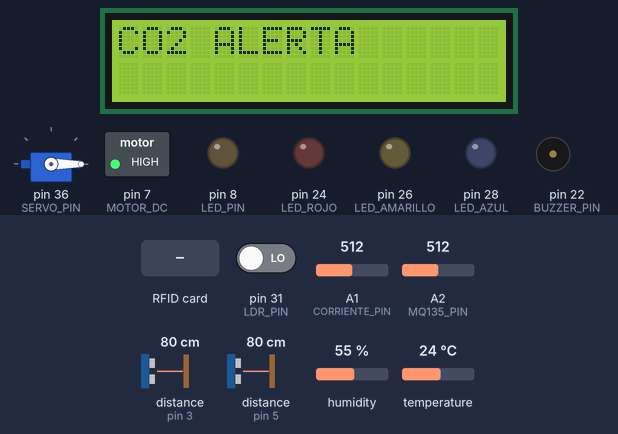
Simulated run of this sketch. Board: Arduino Mega 2560, built with avr-gcc and run on an emulated ATmega2560. On the bench: 16×2 character LCD, servo, switched loads named in the sketch (green lamp = pin HIGH), output pins drawn as LEDs (lit = HIGH), buzzer (waves = sounding, pin HIGH). Wiring (inferred from the names in the program): 2 × ultrasonic range finder: trigger pin 2, echo pin 3 / trigger pin 4, echo pin 5. Inputs (shaded band) come from the test bench; at power-on: A2 (MQ135_PIN) = 512, humidity 55 %, temperature 24 °C, pin 31 (LDR_PIN) LOW, A1 (CORRIENTE_PIN) = 512, distance to the obstacle (sensors on pin 3, pin 5) 80 cm. The echo pulse lasts 58.3 µs per cm; pins used as bus, display or sensor lines are not drawn; what the sketch prints to the serial monitor is not drawn.

Above: at 1.4 s.
1.5 s: RFID card 52 32 03 1C held to the reader
At 2.7 s:
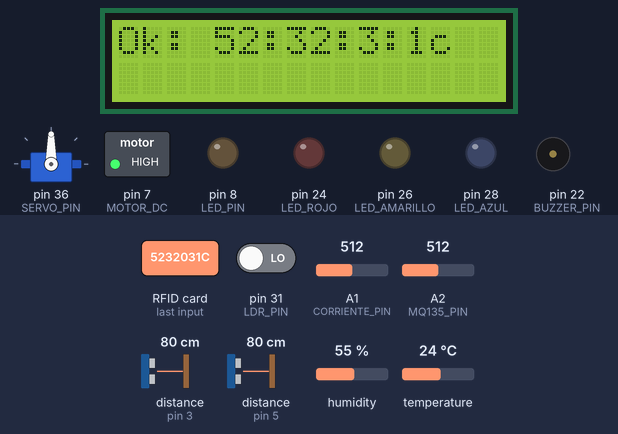
7.6 s: A2 (MQ135_PIN) set to 416
13.7 s: A2 (MQ135_PIN) set to 393
At 14.04 s:
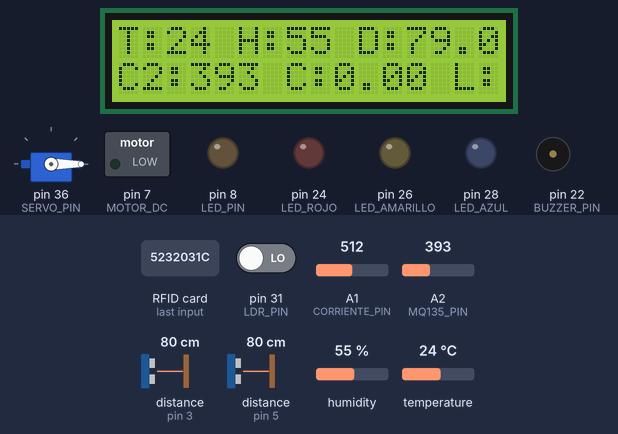
15.8 s: humidity set to 31 %
At 18.11 s:
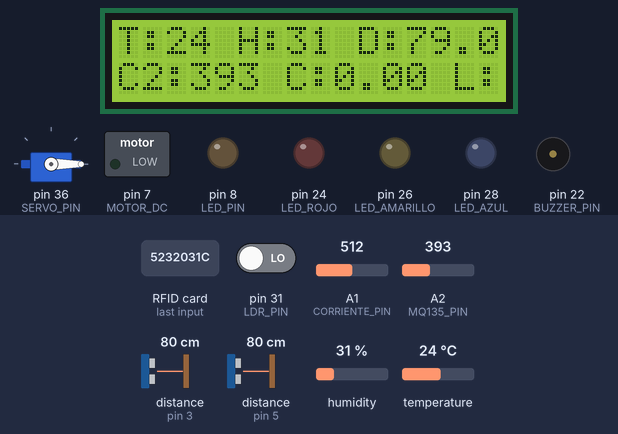
19.3 s: humidity set to 28 %
At 20.3 s:
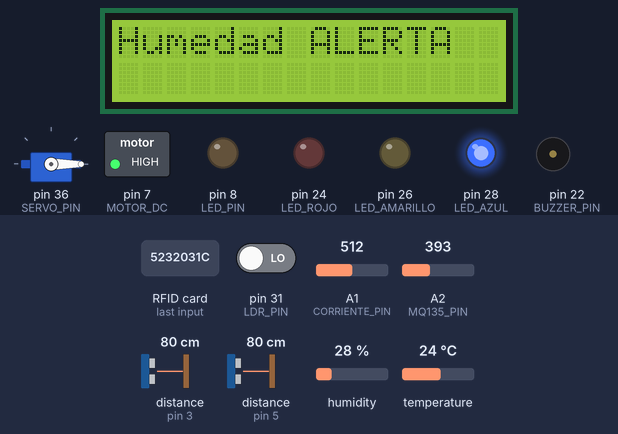
21.3 s: temperature set to 19 °C
24.1 s: temperature set to 16 °C
At 27.4 s:
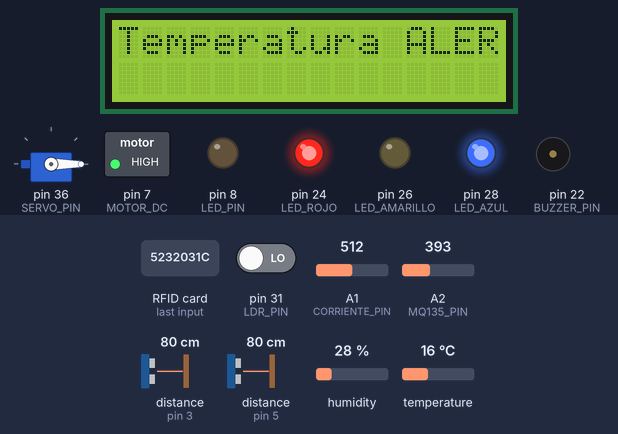
Timing chart, 0 to 28.5 s (numbered marks = the images above; inputs shaded):
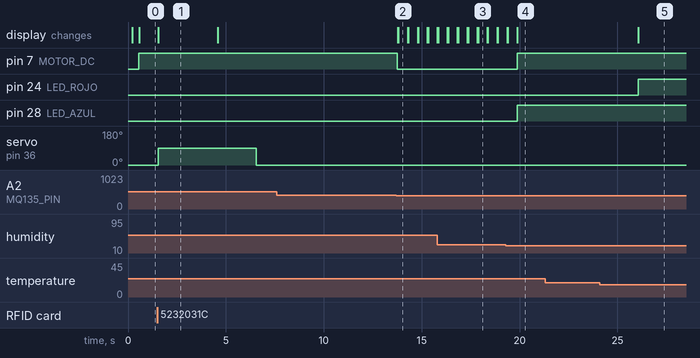

Measured:
- the behaviour switches between 401 and 400 on A2 (MQ135_PIN) (found by bisection; images 1 and 2)
- the behaviour switches between 30 and 29 % on humidity (found by bisection; images 3 and 4)
- the behaviour switches between 18 and 17 °C on temperature (found by bisection; images 4 and 5)
- after the input at 1.5 s, servo on pin 36 (SERVO_PIN): 0° → 90° at once, → 0° 5.0 s later; the display: changes after 0.06 s (image 1)
- after the input at 7.6 s, every drawn part: stays the same
- after the input at 13.7 s, pin 7 (MOTOR_DC): HIGH → LOW after 0.06 s; the display: first changes after 0.07 s (image 2 shows a later state)
- after the input at 15.8 s, the display: first differs from a run without the input after 2.1 s (image 3)
- after the input at 19.3 s, pin 7 (MOTOR_DC), pin 28 (LED_AZUL): LOW → HIGH after 0.59 s; the display: first differs from a run without the input after 0.59 s (image 4)
- after the input at 21.3 s, every drawn part: stays the same
- after the input at 24.1 s, pin 24 (LED_ROJO): LOW → HIGH after 2.0 s; the display: changes after 2.0 s (image 5)

The sketch:

Proyecto_fase2_arqui2.ino
```cpp
#include <DHT.h>
#include <DHT_U.h>
#include <LiquidCrystal_I2C.h>
#include <SPI.h>
#include <MFRC522.h>
#include <Servo.h>

LiquidCrystal_I2C lcd(0x27, 16, 2);

float sensibilidad = 0.666;

// Pines de sensores
// Ultrasonicos
#define TRIG_PIN 2
#define ECHO_PIN 3
#define TRIG_PIN_ENTRADA 4
#define ECHO_PIN_ENTRADA 5

// Temperatura
#define DHTPIN 6
#define DHTTYPE DHT11
#define MOTOR_DC 7

// Luz
#define LDR_PIN 31  // Pin de sensor de luz
#define LED_PIN 8   // Pin iluminación

// RFID
#define SDA_PIN 53  // SDA (SS)
#define RST_PIN 48  // RST

/*
Se deben de conectar los pines de la siguiente manera: TODOS excepto el pin IRQ
SDA (SS) -> 53
SCK -> 52
MOSI -> 51
MISO -> 50
IRQ -> No conectar
GND -> GND
RST -> 48
3.3V -> 3.3V
*/

// Corriente
#define CORRIENTE_PIN A1
#define BUZZER_PIN 22

// Sensor de calidad de aire
#define MQ135_PIN A2

// LEDS de alerta
#define LED_ROJO 24      // Rojo
#define LED_AMARILLO 26  // Amarillo
#define LED_AZUL 28      // Azul

// Servo
#define SERVO_PIN 36

// Instancias de los objetos
MFRC522 rfid(SDA_PIN, RST_PIN);
DHT dht(DHTPIN, DHTTYPE);
Servo servo;

// Información usuarios autorizados
byte UsuariosAutorizados[][4] = {
  { 0x52, 0x32, 0x03, 0x1C },
  { 0x25, 0xDC, 0x2E, 0x02 }
};

#define NUM_USERS sizeof(UsuariosAutorizados) / sizeof(UsuariosAutorizados[0])

// Tiempos de actualización
unsigned long ultimaActualizacionLCD = 0;
unsigned long ultimaActualizacionSerial = 0;
unsigned long tiempoAlerta = 0;
bool alertaActiva = false;
unsigned long servoTime = 0;
bool servoCerrado = true;

void setup() {
  Serial.begin(9600);
  dht.begin();
  lcd.init();
  delay(100);
  lcd.backlight();
  lcd.clear();
  lcd.setCursor(0, 0);
  lcd.print("Bienvenidos");

  // Configuración de pines
  pinMode(TRIG_PIN, OUTPUT);
  pinMode(ECHO_PIN, INPUT);
  pinMode(TRIG_PIN_ENTRADA, OUTPUT);
  pinMode(ECHO_PIN_ENTRADA, INPUT);
  pinMode(MOTOR_DC, OUTPUT);
  pinMode(LED_PIN, OUTPUT);
  pinMode(BUZZER_PIN, OUTPUT);
  pinMode(LED_ROJO, OUTPUT);
  pinMode(LED_AMARILLO, OUTPUT);
  pinMode(LED_AZUL, OUTPUT);
  pinMode(LDR_PIN, INPUT);

  // Inicialización de RFID
  SPI.begin();
  rfid.PCD_Init();

  // Inicialización de servo
  servo.attach(SERVO_PIN);
  servo.write(0);
}

void loop() {
  verificarRFID();
  verificarServo();

  // Enviar datos por Serial cada 0.5s
  if (millis() - ultimaActualizacionSerial >= 500) {
    ultimaActualizacionSerial = millis();
    enviarDatosSerial();
  }

  if (alertaActiva) {
    if (millis() - tiempoAlerta >= 3000) {  // Prioridad de 3s a alertas
      alertaActiva = false;
    }
  } else if (millis() - ultimaActualizacionLCD >= 500) {
    ultimaActualizacionLCD = millis();
    mostrarValoresTiempoReal();
  }
}

void verificarRFID() {
  if (servoCerrado) {
    if (rfid.PICC_IsNewCardPresent()) {
      if (rfid.PICC_ReadCardSerial()) {
        byte uid[4];
        String codigoTarjeta = "";

        for (byte i = 0; i < 4; i++) {
          uid[i] = rfid.uid.uidByte[i];
          codigoTarjeta += String(uid[i], HEX);  // Convertir a hexadecimal
          if (i < 3) codigoTarjeta += ":";       // Separador entre bytes
        }

        if (esUsuarioAutorizado(uid)) {
          servoCerrado = false;
          servoTime = millis();
          servo.write(90);
          mostrarAlerta("Ok: " + codigoTarjeta);
        } else {
          mostrarAlerta("Acceso denegado");
        }
      }
    }
  }
}

bool esUsuarioAutorizado(byte *uid) {
  //Comparar le uid leido con los usuarios autorizados
  for (int i = 0; i < NUM_USERS; i++) {
    if (memcmp(uid, UsuariosAutorizados[i], 4) == 0) {
      return true;
    }
  }
  return false;
}

void verificarServo() {
  if (!servoCerrado && millis() - servoTime >= 5000) {
    float distancia = obtenerDistanciaEntrada();
    if (distancia > 6) {
      servoCerrado = true;
      servo.write(0);
    } else {
      servoTime = millis();
      mostrarAlerta("Despeje la entrada");
    }
  }
}


void enviarDatosSerial() {
  float distancia = obtenerDistancia();
  int calidadAire = analogRead(MQ135_PIN);
  calidadAire = calcularCo2(calidadAire);
  int luz = !digitalRead(LDR_PIN);
  float humedad = dht.readHumidity();
  float temperatura = dht.readTemperature();
  float corriente = obtener_corriente();
  float dista = obtenerDistanciaEntrada();
  int puerta = 0;

  //Devolvemos 1 si la puerta esta abierta y 0 si esta cerrada
  if (servoCerrado) {
    puerta = 0;
  } else {
    puerta = 1;
  }


  Serial.println(String(temperatura) + "," + String(humedad) + "," + String(distancia) + "," + String(luz) + "," + String(calidadAire) + "," + String(corriente) + "," + String(dista) + "," + String(puerta));
}

float obtener_corriente() {
  int lectura = analogRead(CORRIENTE_PIN);
  float voltajeSensor = lectura * (5.0 / 1023.0);
  return (voltajeSensor - 2.5) / sensibilidad;
}

float calcularCo2(int valorADC) {
  return valorADC;
}

void mostrarValoresTiempoReal() {
  float distancia = obtenerDistancia();
  int calidadAire = analogRead(MQ135_PIN);
  calidadAire = calcularCo2(calidadAire);
  int luz = !digitalRead(LDR_PIN);
  float humedad = dht.readHumidity();
  float temperatura = dht.readTemperature();
  float corriente = obtener_corriente();

  if (isnan(humedad) || isnan(temperatura)) {
    mostrarAlerta("DHT11 Error");
    return;
  }

  manejarAlertas(temperatura, humedad, corriente);

  if (!alertaActiva) {
    lcd.clear();
    lcd.setCursor(0, 0);
    lcd.print("T:" + String(temperatura, 0) + " H:" + String(humedad, 0) + " D:" + String(obtenerDistancia(), 1));
    lcd.setCursor(0, 1);
    lcd.print("C2:" + String(calidadAire) + " C:" + String(corriente) + " L:" + String(luz));
  }
}

void mostrarAlerta(String mensaje) {
  lcd.clear();
  lcd.setCursor(0, 0);
  lcd.print(mensaje);
  alertaActiva = true;
  tiempoAlerta = millis();
}

float obtenerDistanciaEntrada() {
  digitalWrite(TRIG_PIN_ENTRADA, LOW);
  delayMicroseconds(2);
  digitalWrite(TRIG_PIN_ENTRADA, HIGH);
  delayMicroseconds(10);
  digitalWrite(TRIG_PIN_ENTRADA, LOW);

  long duration = pulseIn(ECHO_PIN_ENTRADA, HIGH);
  return duration * 0.034 / 2;
}

float obtenerDistancia() {
  digitalWrite(TRIG_PIN, LOW);
  delayMicroseconds(2);
  digitalWrite(TRIG_PIN, HIGH);
  delayMicroseconds(10);
  digitalWrite(TRIG_PIN, LOW);

  long duration = pulseIn(ECHO_PIN, HIGH);
  return duration * 0.034 / 2;
}

void manejarAlertas(float temperatura, float humedad, float corriente) {

  // Nivel de co2
  int calidadAire = analogRead(MQ135_PIN);
  calidadAire = calcularCo2(calidadAire);

  // Nivel de luz
  int luz = digitalRead(LDR_PIN);  // Lee 1 si no hay luz y 0 si hay luz POSIBLE CAMBIO A !digitalRead(LDR_PIN)

  /*
    - Si no se detecta consumo de corriente el buzzar debe de pitar

    - Si humedad, co2 o temperatura son críticos, se enciende el ventilador (motor DC)


    - Si no hay luz (fotoresistencia) se deben de encender los leds (iluminación)
    */
  int contadorVentilador = 0;

  if (luz == 1) {
    digitalWrite(LED_PIN, HIGH);
  } else {
    digitalWrite(LED_PIN, LOW);
  }

  if (corriente < -15 || corriente > 15) {
    mostrarAlerta("Corriente ALERTA");
    digitalWrite(BUZZER_PIN, HIGH);
    digitalWrite(LED_AMARILLO, HIGH);
  } else {
    digitalWrite(BUZZER_PIN, LOW);
    digitalWrite(LED_AMARILLO, LOW);
  }

  if (humedad < 30 || humedad > 60) {
    mostrarAlerta("Humedad ALERTA");
    contadorVentilador += 1;
    digitalWrite(LED_AZUL, HIGH);
  } else {
    digitalWrite(LED_AZUL, LOW);
  }

  if (temperatura < 18 || temperatura > 30) {
    mostrarAlerta("Temperatura ALERTA");
    contadorVentilador += 1;
    digitalWrite(LED_ROJO, HIGH);
  } else {
    digitalWrite(LED_ROJO, LOW);
  }

  if (calidadAire > 400) {
    mostrarAlerta("CO2 ALERTA");
    contadorVentilador += 1;
  }

  if (contadorVentilador > 0) {
    digitalWrite(MOTOR_DC, HIGH);

  } else {
    digitalWrite(MOTOR_DC, LOW);

  }

}
```
